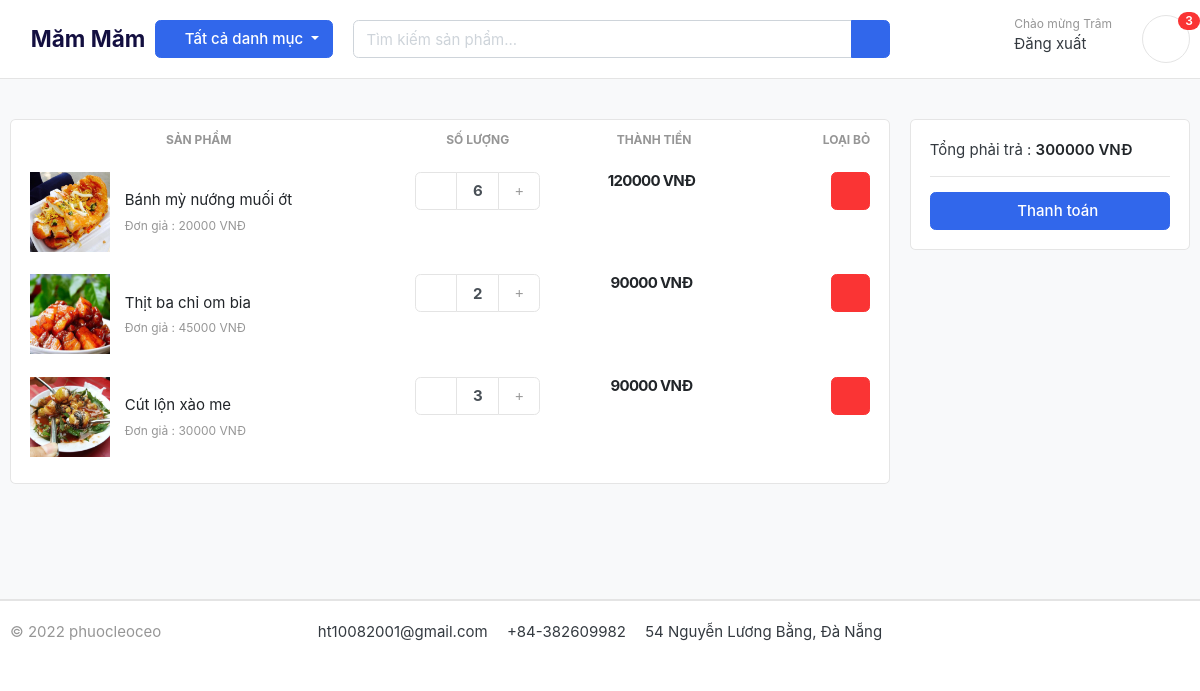
The app's page /cart/ (signed in), older data.
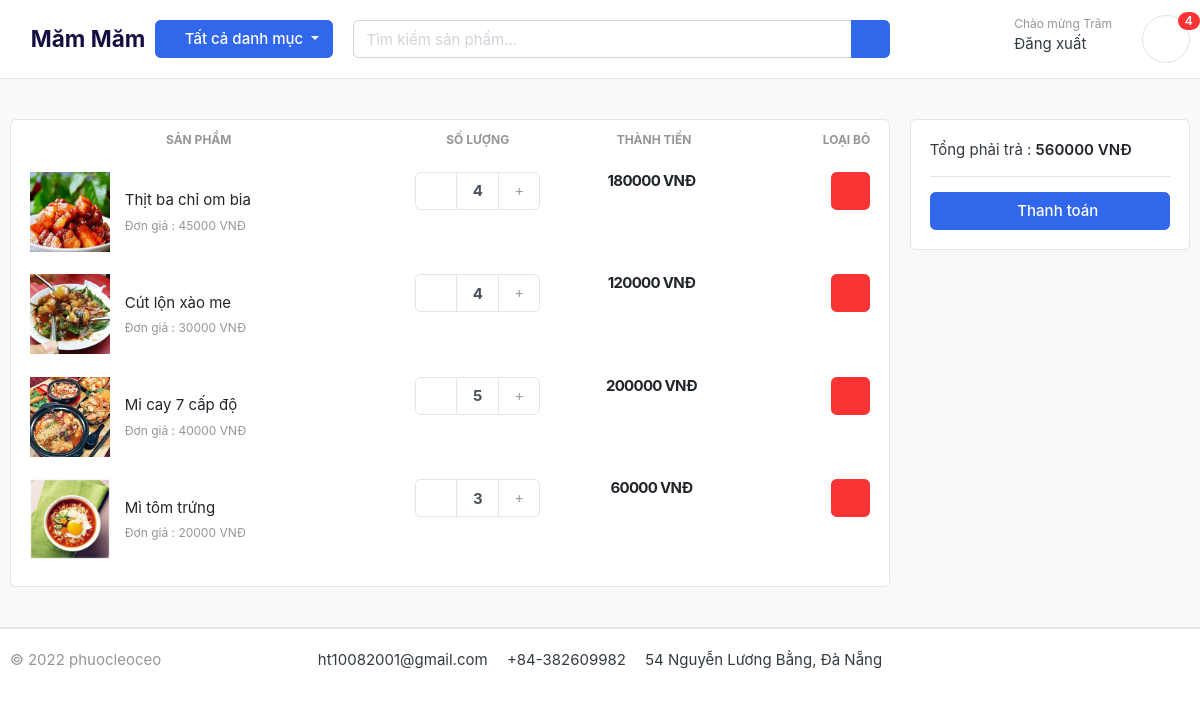
The same page, newer data.
### user/models.py (models this page shows, shortened)
class User(AbstractBaseUser):
    username = models.CharField(max_length=50, unique=True)
    email = models.EmailField(max_length=50, unique=True)
    first_name = models.CharField(max_length=50)
    last_name = models.CharField(max_length=50)
    phone_number = models.CharField(max_length=50)
    date_joined = models.DateTimeField(auto_now_add=True)
    last_login = models.DateTimeField(auto_now_add=True)
    is_admin = models.BooleanField(default=False)
    is_staff = models.BooleanField(default=False)
    is_active = models.BooleanField(default=False)
    is_superuser = models.BooleanField(default=False)
    USERNAME_FIELD = "email"
    REQUIRED_FIELDS = ["username", "first_name", "last_name"]
    objects = UserManager()

### cart/models.py (models this page shows, shortened)
class CartItem(models.Model):
    product = models.ForeignKey(Product, on_delete=models.CASCADE)
    cart = models.ForeignKey(Cart, on_delete=models.CASCADE)
    quantity = models.IntegerField()
    is_active = models.BooleanField(default=True)
    user = models.ForeignKey(User, on_delete=models.CASCADE, null=True)
    def cart_total(self):
        return self.product.price * self.quantity

### product/models.py (models this page shows, shortened)
class Product(models.Model):
    name = models.CharField(max_length=100, unique=True)
    slug = models.SlugField(max_length=50, unique=True, allow_unicode=True)
    price = models.IntegerField()
    description = models.TextField(max_length=500, blank=True)
    image = models.ImageField(upload_to='photos/products')
    is_available = models.BooleanField(default=True)
    created_date = models.DateTimeField(auto_now_add=True)
    modified_date = models.DateTimeField(auto_now=True)
    category = models.ForeignKey(Category, on_delete=models.CASCADE)
    class Meta:
        verbose_name = "product"
        verbose_name_plural = "products"
    def get_detail(self):
        return reverse("product_detail", args=[self.slug])

### cart/views.py (the view)
# urls.py: path("", views.cart, name="cart"),
def cart(request):
    total = 0
    cart_items = None
    try:
        if request.user.is_authenticated:
            cart_items = CartItem.objects.filter(user=request.user, is_active=True)
        else:
            cart = Cart.objects.get(cart_id=cart_id_from_session(request))
            cart_items = CartItem.objects.filter(cart=cart, is_active=True)
        for ci in cart_items:
            total += ci.cart_total()
    except ObjectDoesNotExist:
        pass
    return render(request=request, template_name="cart/cart.html",
                  context={"total": total, "cart_items": cart_items})

### cart/context_processors.py (called while the page is built)
def cart_count(request):
    cart_count_badge = 0
    if "admin" in request.path:
        return {}
    else:
        try:
            cart = Cart.objects.filter(cart_id=cart_id_from_session(request))
            if request.user.is_authenticated:
                cart_items = CartItem.objects.all().filter(user=request.user)
            else:
                cart_items = CartItem.objects.all().filter(cart=cart[:1])
            cart_count_badge = cart_items.count()
        except Cart.DoesNotExist:
            cart_count_badge = 0
    return dict(cart_count_badge=cart_count_badge)

### cart/views.py (called while the page is built)
def cart_id_from_session(request):
    cart_id = request.session.session_key
    if not cart_id:
        cart_id = request.session.create()
    return cart_id

### category/context_processors.py (called while the page is built)
def header_menu_links(request):
    links = Category.objects.all()
    return dict(links=links)

### category/models.py (called while the page is built)
    def get_product(self):
        return reverse("product_by_category", args=[self.slug])

### templates/cart/cart.html (shortened to what this page needs)
{% extends 'base.html' %}
{% load static %}
{% block content %}
<section class="section-content padding-y bg" style="min-height: 520px;">
    <div class="container">
        {% if not cart_items %}
        <h1 class="text-center text-danger">Giỏ hàng của bạn trống !</h1>
        {% else %}
        <div class="row">
            <aside class="col-lg-9">
                <div class="card">
                    <table class="table table-borderless table-shopping-cart" style="text-align: center;">
                        <thead class="text-muted">
                            <tr class="small text-uppercase">
                                <th scope="col">Sản phẩm</th>
                                <th scope="col" width="120">Số lượng</th>
                                <th scope="col" width="170">Thành tiền</th>
                                <th scope="col" class="text-right" width="150">Loại bỏ</th>
                            </tr>
                        </thead>
                        <tbody>
                            {% for ci in cart_items %}
                            <tr>
                                <td>
                                    <figure class="itemside align-items-center" style="text-align: left;">
                                        <a href="{{ ci.product.get_detail }}" class="aside">
                                            <img src="{{ ci.product.image.url }}" class="img-sm">
                                        </a>
                                        <figcaption class="info">
                                            <a href="{{ ci.product.get_detail }}" class="title text-dark">
                                                {{ ci.product.name }}
                                            </a>
                                            <p class="text-muted small">Đơn giả : {{ ci.product.price }} VNĐ</p>
                                        </figcaption>
                                    </figure>
                                </td>
                                <td>
                                    <div class="col">
                                        <div class="input-group input-spinner">
                                            <div class="input-group-prepend">
                                                <a href="{% url 'minus_cart' ci.product.id ci.id %}"
                                                    class="btn btn-light" type="button" id="button-plus">
                                                    <i class="fa fa-minus"></i>
                                                </a>
                                            </div>
                                            <input type="text" class="form-control" value="{{ ci.quantity }}">
                                            <div class="input-group-append">
                                                <a href="{% url 'plus_cart' ci.product.id ci.id %}"
                                                    class="btn btn-light" type="button" id="button-minus">
                                                    <i class="fa fa-plus"></i>
                                                </a>
                                            </div>
                                        </div>
                                    </div>
                                </td>
                                <td>
                                    <div class="price-wrap">
                                        <var class="price">{{ ci.cart_total }} VNĐ</var>
                                    </div>
                                </td>
                                <td class="text-right">
                                    <a href="{% url 'remove_cart' ci.product.id ci.id %}" class="btn btn-danger">
                                        <i class="fas fa-trash"></i>
                                    </a>
                                </td>
                            </tr>
                            {% endfor %}
                        </tbody>
                    </table>
                </div>
            </aside>
            <aside class="col-lg-3">
                <div class="card">
                    <div class="card-body">
                        <div class="dlist-align">
                            <span>Tổng phải trả : </span>
                            <span class="text-right text-dark b">
                                {{ total }} VNĐ
                            </span>
                        </div>
                        <hr>
                        <a href="{% url 'checkout' %}" class="btn btn-primary btn-block">
                            <i class="far fa-credit-card"></i> Thanh toán
                        </a>
                    </div>
                </div>
            </aside>
        </div>
        {% endif %}
    </div>
</section>
{% endblock content %}

### templates/base.html (shortened to what this page needs)
{% load static %}
<!DOCTYPE HTML>
<html lang="en">
<head>
    <link href="{% static 'css/bootstrap.css' %}" rel="stylesheet" type="text/css" />
    <link href="{% static 'fonts/fontawesome/css/all.min.css' %}" type="text/css" rel="stylesheet">
    <link href="{% static 'css/ui.css' %}" rel="stylesheet" type="text/css" />
    <link href="{% static 'css/responsive.css' %}" rel="stylesheet" media="only screen and (max-width: 1200px)" />
</head>
<body>
    {% include 'partial/header.html' %}
    {% block content %}{% endblock content %}
    {% include 'partial/footer.html' %}
</body>
</html>

### templates/partial/header.html (shortened to what this page needs)
{% load static %}
<header class="section-header">
    <section class="header-main border-bottom">
        <div class="container">
            <div class="row align-items-center">
                <a href="/" class="brand-wrap" style="font-size: 1.5rem; font-weight: bolder; color: #130f40;">
                    <i class="fas fa-utensils" style="padding-right: .5rem;color: #27ae60;font-size: 30px;"></i>Măm Măm
                </a>
                <div class="col-lg col-sm col-md col-6 flex-grow-0">
                    <div class="category-wrap dropdown d-inline-block float-right">
                        <button type="button" class="btn btn-primary dropdown-toggle" data-toggle="dropdown">
                            <i class="fa fa-bars"></i> Tất cả danh mục
                        </button>
                    </div>
                </div>
                <div class="col-lg  col-md-6 col-sm-12 col">
                    <form action="{% url 'product_search' %}" method="get" class="search">
                        <div class="input-group w-100">
                            <input type="text" class="form-control" style="width:60%;"
                                placeholder="Tìm kiếm sản phẩm..." name="product_search">
                            <div class="input-group-append">
                                <button class="btn btn-primary" type="submit">
                                    <i class="fa fa-search"></i>
                                </button>
                            </div>
                        </div>
                    </form>
                </div>
                <div class="col-lg-3 col-sm-6 col-8 order-2 order-lg-3">
                    <div class="d-flex justify-content-end mb-3 mb-lg-0">
                        {% if user.id is None %}
                        <div class="widget-header">
                            <small class="title text-muted">Chào mừng !</small>
                            <div>
                                <a href="/user/login">Đăng nhập</a> <span class="dark-transp"> | </span>
                                <a href="/user/register"> Đăng ký</a>
                            </div>
                        </div>
                        {% else %}
                        <div class="widget-header">
                            <small class="title text-muted">Chào mừng {{ user.last_name }}</small>
                            <div>
                                <a href="/user/logout">Đăng xuất</span>
                            </div>
                        </div>
                        {% endif %}
                        <a href="/cart" class="widget-header pl-3 ml-3">
                            <div class="icon icon-sm rounded-circle border"><i class="fa fa-shopping-cart"></i>
                            </div>
                            <span class="badge badge-pill badge-danger notify">
                                {{ cart_count_badge }}
                            </span>
                        </a>
                    </div>
                </div>
            </div>
        </div>
    </section>
</header>

### templates/partial/footer.html
<footer class="section-footer border-top">
    <div class="container">
        <section class="footer-bottom border-top row">
            <div class="col-md-2">
                <p class="text-muted"> &copy 2022 phuocleoceo </p>
            </div>
            <div class="col-md-8 text-md-center">
                <span class="px-2">ht10082001@gmail.com</span>
                <span class="px-2">+84-382609982</span>
                <span class="px-2">54 Nguyễn Lương Bằng, Đà Nẵng</span>
            </div>
        </section>
    </div>
</footer>

### foodapp/static/css/ui.css (style rules this page uses)
html { font-family: "Inter", sans-serif; font-size: 15px; }
.price-wrap { letter-spacing: -0.7px; }
.icon-xs, .icon-sm, .icon-md, .icon-lg { display: inline-block; text-align: center; flex-shrink: 0; flex-grow: 0; }
.icon-sm { width: 48px; height: 48px; line-height: 48px !important; font-size: 20px; }
.img-xs, .img-sm, .img-md, .img-lg { -o-object-fit: cover; object-fit: cover; flex-shrink: 0; flex-grow: 0; }
.img-sm { width: 80px; height: 80px; }
.padding-y { padding-top: 40px; padding-bottom: 40px; }
var { font-style: normal; }
figure { margin-bottom: 0; }
.bg { background-color: #f8f9fa; }
.b { font-weight: 600; }
p:last-child { margin-bottom: 0; }
.header-main { position: relative; padding-top: 1rem; padding-bottom: 1rem; }
.widget-header { display: inline-block; vertical-align: middle; position: relative; }
.widget-header a { color: #343a40; }
.widget-header i { color: #969696; }
.widget-header .title { display: block; }
.widget-header .notify { position: absolute; top: -3px; right: -10px; }
.footer-bottom { padding-top: 20px; padding-bottom: 20px; }
.btn-light { background-color: #fff; border-color: #e4e4e4; }
.btn-light i { color: #969696; }
.itemside { position: relative; display: flex; width: 100%; }
.itemside .aside { position: relative; flex-shrink: 0; }
.itemside .info { padding-left: 15px; padding-right: 7px; }
.itemside p { margin-bottom: 0; }
.itemside .title { display: block; margin-bottom: 5px; color: #212529; }
[class*=dlist-] { margin-bottom: 5px; }
.dlist-align { display: flex; }
.notify { position: absolute; top: -4px; right: -10px; display: inline-block; padding: 0.25em 0.6em; font-size: 12px; line-height: 1; text-align: center; border-radius: 3rem; color: #fff; background-color: #fa3434; }
.price { font-weight: 600; color: #212529; }
.input-spinner { width: 125px; flex-wrap: nowrap; display: inline-flex; vertical-align: middle; }
.input-spinner input.form-control { text-align: center; max-width: 46px; font-weight: bold; flex-basis: 46px; border-color: #e4e4e4; flex-grow: 0; }
.input-spinner .btn { width: 42px; text-align: center; padding-left: 0.5rem; padding-right: 0.5rem; }
.table-shopping-cart.table td, .table-shopping-cart.table th { padding-left: 1.25rem; padding-right: 1.25rem; }
.table-shopping-cart .price-wrap { line-height: 1.2; }
.table-shopping-cart .price { font-weight: bold; margin-right: 5px; display: block; }

Row changes from the older to the newer data that the page shows:
removed CartItem: product.image (picture), product.name "Bánh mỳ nướng muối ớt", product.price "20000", quantity "6", cart_total "120000"
changed CartItem "Thịt ba chỉ om bia": quantity "2" → "4"; cart_total "90000" → "180000"
changed CartItem "Cút lộn xào me": quantity "3" → "4"; cart_total "90000" → "120000"
added CartItem: product.image (picture), product.name "Mi cay 7 cấp độ", product.price "40000", quantity "5", cart_total "200000"
added CartItem: product.image (picture), product.name "Mì tôm trứng", product.price "20000", quantity "3", cart_total "60000"
Text that changed along with them:
{{ cart_count_badge }}: "3" → "4"
{{ total }}: "300000" → "560000"
